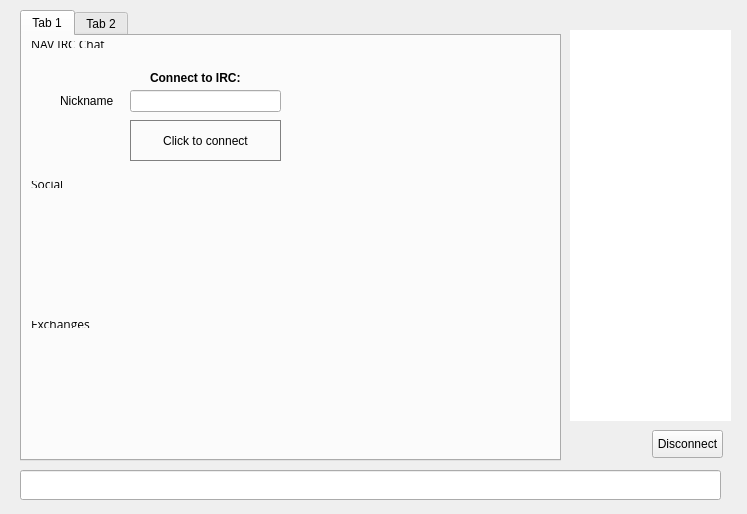
<?xml version="1.0" encoding="UTF-8"?>
<ui version="4.0">
 <class>RpcChatWindowClass</class>
 <widget class="QWidget" name="RpcChatWindowClass">
  <property name="geometry">
   <rect>
    <x>0</x>
    <y>0</y>
    <width>747</width>
    <height>514</height>
   </rect>
  </property>
  <widget class="QWidget" name="widget_2" native="true">
   <property name="geometry">
    <rect>
     <x>0</x>
     <y>0</y>
     <width>741</width>
     <height>511</height>
    </rect>
   </property>
   <widget class="QWidget" name="splitter" native="true">
    <property name="enabled">
     <bool>true</bool>
    </property>
    <property name="geometry">
     <rect>
      <x>10</x>
      <y>10</y>
      <width>721</width>
      <height>501</height>
     </rect>
    </property>
    <property name="styleSheet">
     <string notr="true"/>
    </property>
    <widget class="QTabWidget" name="tab">
     <property name="geometry">
      <rect>
       <x>10</x>
       <y>0</y>
       <width>541</width>
       <height>451</height>
      </rect>
     </property>
     <property name="styleSheet">
      <string notr="true"/>
     </property>
     <property name="tabShape">
      <enum>QTabWidget::Rounded</enum>
     </property>
     <property name="currentIndex">
      <number>0</number>
     </property>
     <property name="tabsClosable">
      <bool>false</bool>
     </property>
     <widget class="QWidget" name="widget_4">
      <attribute name="title">
       <string>Tab 1</string>
      </attribute>
     </widget>
     <widget class="QWidget" name="tab_5">
      <attribute name="title">
       <string>Tab 2</string>
      </attribute>
     </widget>
    </widget>
    <widget class="QLineEdit" name="lineEdit">
     <property name="geometry">
      <rect>
       <x>10</x>
       <y>460</y>
       <width>701</width>
       <height>30</height>
      </rect>
     </property>
     <property name="sizePolicy">
      <sizepolicy hsizetype="Fixed" vsizetype="Fixed">
       <horstretch>0</horstretch>
       <verstretch>0</verstretch>
      </sizepolicy>
     </property>
     <property name="maximumSize">
      <size>
       <width>16777215</width>
       <height>30</height>
      </size>
     </property>
    </widget>
    <widget class="QListView" name="userView">
     <property name="geometry">
      <rect>
       <x>560</x>
       <y>20</y>
       <width>161</width>
       <height>391</height>
      </rect>
     </property>
     <property name="minimumSize">
      <size>
       <width>0</width>
       <height>300</height>
      </size>
     </property>
     <property name="styleSheet">
      <string notr="true">border-radius:10px;</string>
     </property>
    </widget>
    <widget class="QPushButton" name="disconnect">
     <property name="geometry">
      <rect>
       <x>642</x>
       <y>420</y>
       <width>71</width>
       <height>28</height>
      </rect>
     </property>
     <property name="text">
      <string>Disconnect</string>
     </property>
    </widget>
   </widget>
   <widget class="QWidget" name="hide3" native="true">
    <property name="geometry">
     <rect>
      <x>10</x>
      <y>10</y>
      <width>731</width>
      <height>501</height>
     </rect>
    </property>
    <widget class="QWidget" name="layoutWidget">
     <property name="geometry">
      <rect>
       <x>10</x>
       <y>20</y>
       <width>250</width>
       <height>29</height>
      </rect>
     </property>
     <layout class="QHBoxLayout" name="hide1">
      <property name="spacing">
       <number>7</number>
      </property>
      <item>
       <widget class="QLabel" name="label_9">
        <property name="font">
         <font>
          <family>Open Sans,sans-serif</family>
         </font>
        </property>
        <property name="text">
         <string>NAV IRC Chat</string>
        </property>
       </widget>
      </item>
      <item>
       <spacer name="horizontalSpacer_4">
        <property name="orientation">
         <enum>Qt::Horizontal</enum>
        </property>
        <property name="sizeHint" stdset="0">
         <size>
          <width>40</width>
          <height>20</height>
         </size>
        </property>
       </spacer>
      </item>
     </layout>
    </widget>
    <widget class="QLabel" name="label">
     <property name="geometry">
      <rect>
       <x>80</x>
       <y>190</y>
       <width>111</width>
       <height>101</height>
      </rect>
     </property>
     <property name="text">
      <string>&lt;html&gt;&lt;head/&gt;&lt;body&gt;&lt;p align=&quot;center&quot;&gt;&lt;a href=https://twitter.com/NavajoCoin style=&quot; text-decoration: underline; color:#0000ff;&quot;&gt;&lt;img src=&quot;:/icons/twitter&quot;/&gt;&lt;/span&gt;&lt;/a&gt;&lt;/p&gt;&lt;/body&gt;&lt;/html&gt;</string>
     </property>
     <property name="margin">
      <number>5</number>
     </property>
     <property name="openExternalLinks">
      <bool>true</bool>
     </property>
    </widget>
    <widget class="QLabel" name="label_3">
     <property name="geometry">
      <rect>
       <x>170</x>
       <y>190</y>
       <width>101</width>
       <height>101</height>
      </rect>
     </property>
     <property name="text">
      <string>&lt;html&gt;&lt;head/&gt;&lt;body&gt;&lt;p align=&quot;center&quot;&gt;&lt;a href=https://www.facebook.com/pages/Navajo-Coin/275085062670816 style=&quot; text-decoration: underline; color:#0000ff;&quot;&gt;&lt;img src=&quot;:/icons/face&quot;/&gt;&lt;/span&gt;&lt;/a&gt;&lt;/p&gt;&lt;/body&gt;&lt;/html&gt;</string>
     </property>
     <property name="openExternalLinks">
      <bool>true</bool>
     </property>
    </widget>
    <widget class="QLineEdit" name="editPseudo">
     <property name="geometry">
      <rect>
       <x>120</x>
       <y>80</y>
       <width>151</width>
       <height>22</height>
      </rect>
     </property>
     <property name="text">
      <string/>
     </property>
    </widget>
    <widget class="QLabel" name="label_5">
     <property name="geometry">
      <rect>
       <x>50</x>
       <y>80</y>
       <width>71</width>
       <height>21</height>
      </rect>
     </property>
     <property name="text">
      <string>Nickname</string>
     </property>
    </widget>
    <widget class="QPushButton" name="buttonConnect">
     <property name="geometry">
      <rect>
       <x>120</x>
       <y>110</y>
       <width>151</width>
       <height>41</height>
      </rect>
     </property>
     <property name="styleSheet">
      <string notr="true">border-radius:40px;border:1px solid grey</string>
     </property>
     <property name="text">
      <string>Click to connect</string>
     </property>
    </widget>
    <widget class="QLabel" name="label_10">
     <property name="geometry">
      <rect>
       <x>140</x>
       <y>60</y>
       <width>121</width>
       <height>16</height>
      </rect>
     </property>
     <property name="text">
      <string>&lt;html&gt;&lt;head/&gt;&lt;body&gt;&lt;p&gt;&lt;span style=&quot; font-weight:600;&quot;&gt;Connect to IRC:&lt;/span&gt;&lt;/p&gt;&lt;/body&gt;&lt;/html&gt;</string>
     </property>
    </widget>
    <widget class="QLabel" name="label_4">
     <property name="geometry">
      <rect>
       <x>260</x>
       <y>190</y>
       <width>101</width>
       <height>101</height>
      </rect>
     </property>
     <property name="text">
      <string>&lt;html&gt;&lt;head/&gt;&lt;body&gt;&lt;p align=&quot;center&quot;&gt;&lt;a href=http://www.reddit.com/r/NavajoCoin style=&quot; text-decoration: underline; color:#0000ff;&quot;&gt;&lt;img src=&quot;:/icons/reddit&quot;/&gt;&lt;/span&gt;&lt;/a&gt;&lt;/p&gt;&lt;/body&gt;&lt;/html&gt;</string>
     </property>
     <property name="openExternalLinks">
      <bool>true</bool>
     </property>
    </widget>
    <widget class="QLabel" name="label_7">
     <property name="geometry">
      <rect>
       <x>350</x>
       <y>190</y>
       <width>101</width>
       <height>101</height>
      </rect>
     </property>
     <property name="text">
      <string>&lt;html&gt;&lt;head/&gt;&lt;body&gt;&lt;p align=&quot;center&quot;&gt;&lt;a href=http://navajocointalk.org style=&quot; text-decoration: underline; color:#0000ff;&quot;&gt;&lt;img src=&quot;:/icons/forums&quot;/&gt;&lt;/span&gt;&lt;/a&gt;&lt;/p&gt;&lt;/body&gt;&lt;/html&gt;</string>
     </property>
     <property name="openExternalLinks">
      <bool>true</bool>
     </property>
    </widget>
    <widget class="QWidget" name="layoutWidget_2">
     <property name="geometry">
      <rect>
       <x>10</x>
       <y>160</y>
       <width>250</width>
       <height>29</height>
      </rect>
     </property>
     <layout class="QHBoxLayout" name="hide1_2">
      <property name="spacing">
       <number>7</number>
      </property>
      <item>
       <widget class="QLabel" name="label_11">
        <property name="font">
         <font>
          <family>Open Sans,sans-serif</family>
         </font>
        </property>
        <property name="text">
         <string>Social</string>
        </property>
       </widget>
      </item>
      <item>
       <spacer name="horizontalSpacer_5">
        <property name="orientation">
         <enum>Qt::Horizontal</enum>
        </property>
        <property name="sizeHint" stdset="0">
         <size>
          <width>40</width>
          <height>20</height>
         </size>
        </property>
       </spacer>
      </item>
     </layout>
    </widget>
    <widget class="QWidget" name="layoutWidget_3">
     <property name="geometry">
      <rect>
       <x>10</x>
       <y>300</y>
       <width>250</width>
       <height>29</height>
      </rect>
     </property>
     <layout class="QHBoxLayout" name="hide1_3">
      <property name="spacing">
       <number>7</number>
      </property>
      <item>
       <widget class="QLabel" name="label_12">
        <property name="font">
         <font>
          <family>Open Sans,sans-serif</family>
         </font>
        </property>
        <property name="text">
         <string>Exchanges</string>
        </property>
       </widget>
      </item>
      <item>
       <spacer name="horizontalSpacer_6">
        <property name="orientation">
         <enum>Qt::Horizontal</enum>
        </property>
        <property name="sizeHint" stdset="0">
         <size>
          <width>40</width>
          <height>20</height>
         </size>
        </property>
       </spacer>
      </item>
     </layout>
    </widget>
    <widget class="QLabel" name="label_8">
     <property name="geometry">
      <rect>
       <x>-30</x>
       <y>340</y>
       <width>161</width>
       <height>101</height>
      </rect>
     </property>
     <property name="text">
      <string>&lt;html&gt;&lt;head/&gt;&lt;body&gt;&lt;p align=&quot;center&quot;&gt;&lt;a href=&quot;https://bittrex.com/Market/?MarketName=BTC-NAV; style=&quot; text-decoration: underline; color:#0000ff;&quot;&gt;&lt;img src=&quot;:/icons/bittrex&quot;/&gt;&lt;/span&gt;&lt;/a&gt;&lt;/p&gt;&lt;/body&gt;&lt;/html&gt;</string>
     </property>
     <property name="openExternalLinks">
      <bool>true</bool>
     </property>
    </widget>
    <widget class="QLabel" name="label_13">
     <property name="geometry">
      <rect>
       <x>60</x>
       <y>340</y>
       <width>171</width>
       <height>101</height>
      </rect>
     </property>
     <property name="text">
      <string>&lt;html&gt;&lt;head/&gt;&lt;body&gt;&lt;p align=&quot;center&quot;&gt;&lt;a href=https://poloniex.com/exchange/btc_nav style=&quot; text-decoration: underline; color:#0000ff;&quot;&gt;&lt;img src=&quot;:/icons/poloniex&quot;/&gt;&lt;/span&gt;&lt;/a&gt;&lt;/p&gt;&lt;/body&gt;&lt;/html&gt;</string>
     </property>
     <property name="openExternalLinks">
      <bool>true</bool>
     </property>
    </widget>
    <widget class="QLabel" name="label_14">
     <property name="geometry">
      <rect>
       <x>190</x>
       <y>340</y>
       <width>161</width>
       <height>101</height>
      </rect>
     </property>
     <property name="text">
      <string>&lt;html&gt;&lt;head/&gt;&lt;body&gt;&lt;p align=&quot;center&quot;&gt;&lt;a href=https://www.cryptsy.com/markets/view/252 style=&quot; text-decoration: underline; color:#0000ff;&quot;&gt;&lt;img src=&quot;:/icons/cryptsy&quot;/&gt;&lt;/span&gt;&lt;/a&gt;&lt;/p&gt;&lt;/body&gt;&lt;/html&gt;</string>
     </property>
     <property name="openExternalLinks">
      <bool>true</bool>
     </property>
    </widget>
    <widget class="QLabel" name="label_2">
     <property name="geometry">
      <rect>
       <x>-10</x>
       <y>210</y>
       <width>111</width>
       <height>101</height>
      </rect>
     </property>
     <property name="text">
      <string>&lt;html&gt;&lt;head/&gt;&lt;body&gt;&lt;p align=&quot;center&quot;&gt;&lt;a href=http://www.navajocoin.org style=&quot; text-decoration: underline; color:#0000ff;&quot;&gt;&lt;img src=&quot;:/icons/website&quot;/&gt;&lt;/span&gt;&lt;/a&gt;&lt;/p&gt;&lt;/body&gt;&lt;/html&gt;</string>
     </property>
     <property name="margin">
      <number>5</number>
     </property>
     <property name="openExternalLinks">
      <bool>true</bool>
     </property>
    </widget>
    <widget class="QLabel" name="label_15">
     <property name="geometry">
      <rect>
       <x>330</x>
       <y>340</y>
       <width>161</width>
       <height>101</height>
      </rect>
     </property>
     <property name="text">
      <string>&lt;html&gt;&lt;head/&gt;&lt;body&gt;&lt;p align=&quot;center&quot;&gt;&lt;a href=https://alcurex.org/index.php/crypto/market?pair=nav_btc style=&quot; text-decoration: underline; color:#0000ff;&quot;&gt;&lt;img src=&quot;:/icons/alcurex&quot;/&gt;&lt;/span&gt;&lt;/a&gt;&lt;/p&gt;&lt;/body&gt;&lt;/html&gt;</string>
     </property>
     <property name="openExternalLinks">
      <bool>true</bool>
     </property>
    </widget>
   </widget>
  </widget>
  <action name="actionQuit">
   <property name="text">
    <string>Quitter</string>
   </property>
   <property name="shortcut">
    <string>Ctrl+Q</string>
   </property>
  </action>
  <action name="actionCloseTab">
   <property name="text">
    <string>Fermer l'onglet</string>
   </property>
  </action>
 </widget>
 <layoutdefault spacing="6" margin="11"/>
 <resources/>
 <connections/>
</ui>
